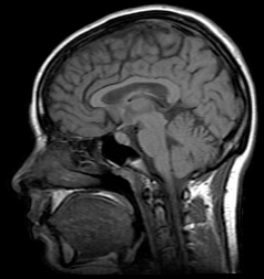
#> input picture Resize/Samples/headMRI.tif, 264 x 279 px
$ python testComparison_LS_Arrate_Ground_Truth.py
#> lines starting #> are read from the running program, lines starting #| are printed output that depends on the picture
import os
from scipy.datasets import ascent
import numpy as np
import matplotlib.pyplot as plt
from scipy.ndimage import zoom
import imageio.v2 as imageio
from Resize import Resize  # Importing the Resize class from Resize.py
import time

# [9 lines left out: functions create_square_image, load_ascent_image, not called in this run]

def load_image(filename):
#> called with filename = 'headMRI.tif'
    img_path = os.path.join(os.path.dirname(__file__), 'Samples', filename)
    img = imageio.imread(img_path)
#> img is the input picture: shape (279, 264, 4); mean R, G, B, A 52.9, 52.9, 52.9, 255
    if len(img.shape) == 3 and img.shape[2] == 4:  # If the image has 4 channels (RGBA)
        img = np.mean(img[:, :, :3], axis=2)  # Ignore the alpha channel and average RGB channels
#> img: shape (279, 264) float64
    img_resized = zoom(img, (256 / img.shape[0], 256 / img.shape[1]), order=3)  # Resize to 256x256
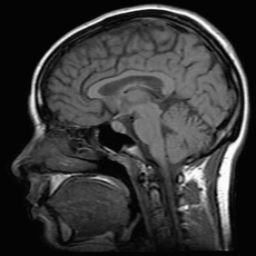
#> img_resized: shape (256, 256) float64; min -5, max 259.1, mean 52.9; drawn with min black and max white

    if img_resized.dtype != np.uint8:
        img_resized = np.clip(img_resized, 0, 255).astype(np.uint8)

    output_filename = os.path.splitext(filename)[0] + '_256x256' + os.path.splitext(filename)[1]
    output_path = os.path.join(os.path.dirname(__file__), 'Samples', output_filename)
    imageio.imwrite(output_path, img_resized)

    return img_resized  # Keep the image values in the range [0, 255]

def load_ground_truth(filename):
#> called with filename = 'headMRI_1500x1500_Ground_Truth.tif'
    img_path = os.path.join(os.path.dirname(__file__), 'Samples', filename)
    img = imageio.imread(img_path)
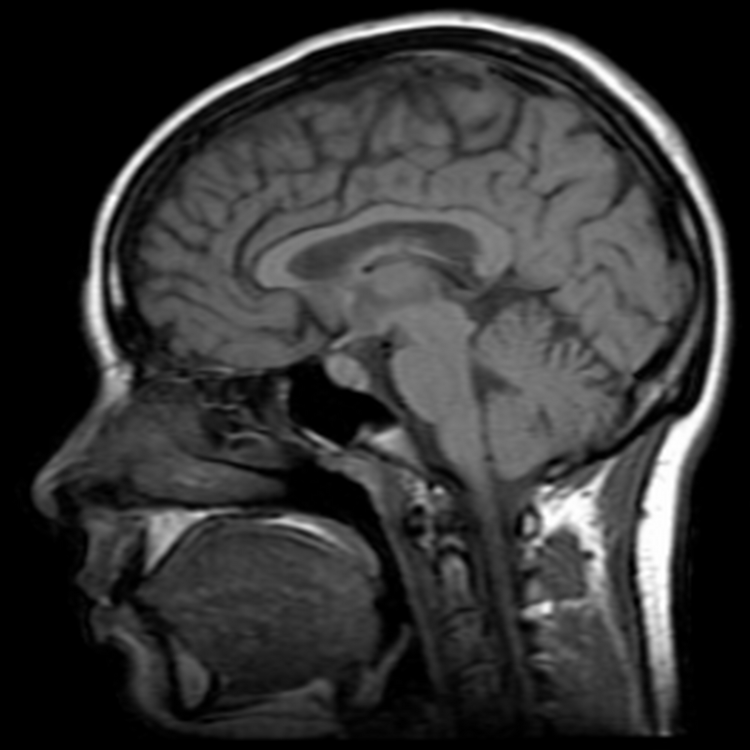
#> input picture Resize/Samples/headMRI_1500x1500_Ground_Truth.tif, 1500 x 1500 px (shown at 1/2 size)
#> img is the input picture: shape (1500, 1500); min 0, max 255, mean 52.4
    if len(img.shape) == 3 and img.shape[2] == 4:
        img = np.mean(img[:, :, :3], axis=2)
    if img.dtype != np.uint8:
        img = np.clip(img, 0, 255).astype(np.uint8)
    return img

# [5 lines left out: function compute_snr, not called in this run]

def compute_mse(original, processed):
    mse = np.mean((original - processed) ** 2)
    return mse

# [79 lines left out: functions resize_and_compute_snr, create_black_background, not called in this run]

def main():
    input_image = load_image('headMRI.tif')
    ground_truth_image_1500_normalized = load_ground_truth('headMRI_1500x1500_Ground_Truth.tif') / 255.0
    ground_truth_image_256_normalized = load_ground_truth('headMRI_256x256_Converted_Ground_Truth.tif') / 255.0

    input_image_normalized = input_image / 255.0

    zoom_factor = 1.5
    method = "Least-Squares"
    interpolation_type = "Cubic"

    start_time = time.time()
    ls_output_image, ls_resized_reverse_output_image, ls_snr, ls_mse = resize_and_compute_snr(
        input_image_normalized, method, interpolation_type, zoom_factor
    )
    ls_time = time.time() - start_time

    ground_truth_snr = compute_snr(input_image_normalized, ground_truth_image_256_normalized)
    ground_truth_mse = compute_mse(input_image_normalized, ground_truth_image_256_normalized)

    input_image_display = np.clip(input_image_normalized * 255.0, 0, 255)

    if zoom_factor < 1.0:
        ls_output_image_bg = create_black_background(ls_output_image, input_image_display.shape)
    else:
        ls_output_image_bg = ls_output_image

    enhancement_factor = 100
    ls_difference_image = np.abs(input_image_normalized - ls_resized_reverse_output_image / 255.0)
    ls_diff_max = np.max(ls_difference_image)
    ls_diff_mean = np.mean(ls_difference_image)

    ls_difference_image_enhanced = ls_difference_image * enhancement_factor
    ls_difference_image_enhanced = np.clip(ls_difference_image_enhanced, 0, 1)

    ground_truth_image_diff = np.abs(input_image_normalized - ground_truth_image_256_normalized)
    ground_truth_image_diff_max = np.max(ground_truth_image_diff)
    ground_truth_image_diff_mean = np.mean(ground_truth_image_diff)
    ground_truth_image_enhanced = np.clip(ground_truth_image_diff * enhancement_factor, 0, 1)


    print(f"Least-Squares Method:")
    print(f"  SNR: {ls_snr:.2f} dB")
    print(f"  MSE: {ls_mse:.2e}")
    print(f"  Max Difference: {ls_diff_max:.2e}")
    print(f"  Mean Difference: {ls_diff_mean:.2e}")
    print(f"  Time: {ls_time:.2f}s\n")

    print(f"Ground Truth Method:")
    print(f"  SNR: {ground_truth_snr:.2f} dB")
    print(f"  MSE: {ground_truth_mse:.2e}")
    print(f"  Max Difference: {ground_truth_image_diff_max:.2e}")
    print(f"  Mean Difference: {ground_truth_image_diff_mean:.2e}")

    fig, ax = plt.subplots(2, 3, figsize=(18, 12))

    ax[0, 0].imshow(input_image_display, cmap="gray")
    ax[0, 0].set_title(f"Original Image {input_image_display.shape[0]} x {input_image_display.shape[1]}")
    ax[0, 0].axis("off")

    interp_order = {'Linear': 1, 'Quadratic': 2, 'Cubic': 3}[interpolation_type]

    ax[0, 1].imshow(ls_output_image_bg, cmap="gray")
    ax[0, 1].set_title(f"{method} Resized Image (Zoom: {zoom_factor}x, Interpolation: {interp_order}, Time: {ls_time:.2f}s)")
    ax[0, 1].axis("off")

    ax[0, 2].imshow(ls_difference_image_enhanced, cmap="gray", vmin=0, vmax=1)
    ax[0, 2].set_title(f"Difference Image (SNR: {ls_snr:.2f} dB, MSE: {ls_mse:.2e})")
    ax[0, 2].axis("off")

    ax[1, 0].imshow(input_image_display, cmap="gray")
    ax[1, 0].set_title(f"Original Image {input_image_display.shape[0]} x {input_image_display.shape[1]}")
    ax[1, 0].axis("off")

    ax[1, 1].imshow(ground_truth_image_1500_normalized, cmap="gray")
    ax[1, 1].set_title(f"Ground Truth Image (Resized to 256x256)")
    ax[1, 1].axis("off")

    ax[1, 2].imshow(ground_truth_image_enhanced, cmap="gray", vmin=0, vmax=1)
    ax[1, 2].set_title(f"Difference Image (Enhanced)")
    ax[1, 2].axis("off")

    plt.tight_layout()
    plt.show()

if __name__ == "__main__":
#> (the run stopped early here; a loop or call above may not have finished)
